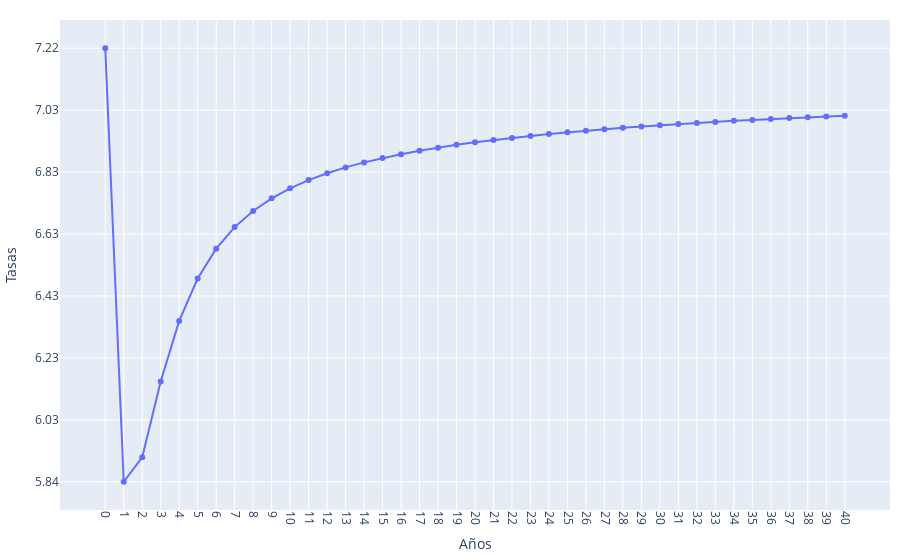

The notebook cell saved with this chart:
### Code cell
cc.plot_curva(df_cup)

### Figure 1 — Plotly figure (JSON) as saved in the notebook; plotly's stock layout.template omitted (floating-point values rounded to 4 significant figures)
{"data": [{"mode": "lines+markers", "name": "lines+markers", "type": "scatter", "x": [0, 1, 2, 3, 4, 5, 6, 7, 8, 9, 10, 11, 12, 13, 14, 15, 16, 17, 18, 19, 20, 21, 22, 23, 24, 25, 26, 27, 28, 29, 30, 31, 32, 33, 34, 35, 36, 37, 38, 39, 40], "y": [7.223, 5.836, 5.915, 6.157, 6.351, 6.487, 6.582, 6.651, 6.703, 6.743, 6.775, 6.801, 6.823, 6.842, 6.858, 6.872, 6.884, 6.895, 6.905, 6.914, 6.922, 6.93, 6.936, 6.943, 6.949, 6.954, 6.959, 6.964, 6.968, 6.973, 6.977, 6.981, 6.984, 6.988, 6.991, 6.994, 6.997, 7.0, 7.002, 7.005, 7.008]}], "layout": {"margin": {"b": 10, "l": 20, "r": 10, "t": 20}, "xaxis": {"tickangle": 90, "tickfont": {"size": 12}, "title": {"text": "Años"}, "type": "category"}, "yaxis": {"hoverformat": ".2f", "nticks": 8, "tickfont": {"size": 12}, "tickmode": "array", "tickvals": [5.836, 6.035, 6.233, 6.431, 6.629, 6.827, 7.025, 7.223], "title": {"text": "Tasas"}}}}
